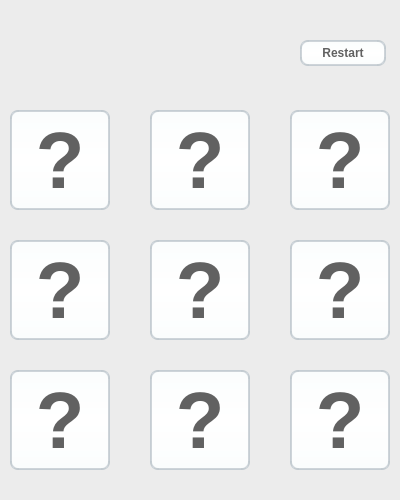
<?xml version="1.0" encoding="UTF-8"?>
<ui version="4.0">
 <class>MainWindow</class>
 <widget class="QMainWindow" name="MainWindow">
  <property name="geometry">
   <rect>
    <x>0</x>
    <y>0</y>
    <width>400</width>
    <height>500</height>
   </rect>
  </property>
  <property name="minimumSize">
   <size>
    <width>400</width>
    <height>500</height>
   </size>
  </property>
  <property name="maximumSize">
   <size>
    <width>400</width>
    <height>500</height>
   </size>
  </property>
  <property name="baseSize">
   <size>
    <width>400</width>
    <height>500</height>
   </size>
  </property>
  <property name="cursor">
   <cursorShape>ArrowCursor</cursorShape>
  </property>
  <property name="mouseTracking">
   <bool>false</bool>
  </property>
  <property name="tabletTracking">
   <bool>false</bool>
  </property>
  <property name="focusPolicy">
   <enum>Qt::FocusPolicy::NoFocus</enum>
  </property>
  <property name="windowTitle">
   <string>Tic Tac Toe</string>
  </property>
  <property name="windowOpacity">
   <double>1.000000000000000</double>
  </property>
  <property name="autoFillBackground">
   <bool>false</bool>
  </property>
  <property name="styleSheet">
   <string notr="true">/*
 * MacOS Style Sheet for QT Applications
 * Author: Jaime A. Quiroga P.
 * Company: GTRONICK
 * Last updated: 25/12/2020, 23:10.
 * Available at: https://github.com/GTRONICK/QSS/blob/master/MacOS.qss
 */
QMainWindow {
    background-color:#ececec;
}
QPushButton, QToolButton, QCommandLinkButton{
    padding: 0 5px 0 5px;
    border-style: solid;
    border-top-color: qlineargradient(spread:pad, x1:0, y1:0, x2:0, y2:1, stop:0 #c1c9cf, stop:1 #d2d8dd);
    border-right-color: qlineargradient(spread:pad, x1:1, y1:0, x2:0, y2:0, stop:0 #c1c9cf, stop:1 #d2d8dd);
    border-bottom-color: qlineargradient(spread:pad, x1:0, y1:1, x2:0, y2:0, stop:0 #c1c9cf, stop:1 #d2d8dd);
    border-left-color: qlineargradient(spread:pad, x1:0, y1:0, x2:1, y2:0, stop:0 #c1c9cf, stop:1 #d2d8dd);
    border-width: 2px;
    border-radius: 8px;
    color: #616161;
    font-weight: bold;
    background-color: qlineargradient(spread:pad, x1:0.5, y1:0, x2:0.5, y2:1, stop:0 #fbfdfd, stop:0.5 #ffffff, stop:1 #fbfdfd);
}
QPushButton::default, QToolButton::default, QCommandLinkButton::default{
    border: 2px solid transparent;
    color: #FFFFFF;
    background-color: qlineargradient(spread:pad, x1:0.5, y1:0, x2:0.5, y2:1, stop:0 #84afe5, stop:1 #1168e4);
}
QPushButton:hover, QToolButton:hover, QCommandLinkButton:hover{
    color: #3d3d3d;
}
QPushButton:pressed, QToolButton:pressed, QCommandLinkButton:pressed{
    color: #aeaeae;
    background-color: qlineargradient(spread:pad, x1:0.5, y1:0, x2:0.5, y2:1, stop:0 #ffffff, stop:0.5 #fbfdfd, stop:1 #ffffff);
}
QPushButton:disabled, QToolButton:disabled, QCommandLinkButton:disabled{
    color: #616161;
    background-color: qlineargradient(spread:pad, x1:0.5, y1:0, x2:0.5, y2:1, stop:0 #dce7eb, stop:0.5 #e0e8eb, stop:1 #dee7ec);
}
QLineEdit, QTextEdit, QPlainTextEdit, QSpinBox, QDoubleSpinBox, QTimeEdit, QDateEdit, QDateTimeEdit {
    border-width: 2px;
    border-radius: 8px;
    border-style: solid;
    border-top-color: qlineargradient(spread:pad, x1:0.5, y1:1, x2:0.5, y2:0, stop:0 #c1c9cf, stop:1 #d2d8dd);
    border-right-color: qlineargradient(spread:pad, x1:0, y1:0, x2:1, y2:0, stop:0 #c1c9cf, stop:1 #d2d8dd);
    border-bottom-color: qlineargradient(spread:pad, x1:0.5, y1:0, x2:0.5, y2:1, stop:0 #c1c9cf, stop:1 #d2d8dd);
    border-left-color: qlineargradient(spread:pad, x1:1, y1:0, x2:0, y2:0, stop:0 #c1c9cf, stop:1 #d2d8dd);
    background-color: #f4f4f4;
    color: #3d3d3d;
}
QLineEdit:focus, QTextEdit:focus, QPlainTextEdit:focus, QSpinBox:focus, QDoubleSpinBox:focus, QTimeEdit:focus, QDateEdit:focus, QDateTimeEdit:focus {
    border-width: 2px;
    border-radius: 8px;
    border-style: solid;
    border-top-color: qlineargradient(spread:pad, x1:0.5, y1:1, x2:0.5, y2:0, stop:0 #85b7e3, stop:1 #9ec1db);
    border-right-color: qlineargradient(spread:pad, x1:0, y1:0, x2:1, y2:0, stop:0 #85b7e3, stop:1 #9ec1db);
    border-bottom-color: qlineargradient(spread:pad, x1:0.5, y1:0, x2:0.5, y2:1, stop:0 #85b7e3, stop:1 #9ec1db);
    border-left-color: qlineargradient(spread:pad, x1:1, y1:0, x2:0, y2:0, stop:0 #85b7e3, stop:1 #9ec1db);
    background-color: #f4f4f4;
    color: #3d3d3d;
}
QLineEdit:disabled, QTextEdit:disabled, QPlainTextEdit:disabled, QSpinBox:disabled, QDoubleSpinBox:disabled, QTimeEdit:disabled, QDateEdit:disabled, QDateTimeEdit:disabled {
    color: #b9b9b9;
}
QSpinBox::up-button, QDoubleSpinBox::up-button, QTimeEdit::up-button, QDateEdit::up-button, QDateTimeEdit::up-button {
    subcontrol-origin: padding;
    subcontrol-position: top right;
    width: 15px;
    color: #272727;
    border-left-width: 1px;
    border-left-color: darkgray;
    border-left-style: solid;
    border-top-right-radius: 3px;
    padding: 3px;
}
QSpinBox::down-button, QDoubleSpinBox::down-button, QTimeEdit::down-button, QDateEdit::down-button, QDateTimeEdit::down-button {
    subcontrol-origin: padding;
    subcontrol-position: bottom right;
    width: 15px;
    color: #272727;
    border-left-width: 1px;
    border-left-color: darkgray;
    border-left-style: solid;
    border-bottom-right-radius: 3px;
    padding: 3px;
}
QSpinBox::up-button:pressed, QDoubleSpinBox::up-button:pressed, QTimeEdit::up-button:pressed, QDateEdit::up-button:pressed, QDateTimeEdit::up-button:pressed {
    color: #aeaeae;
    background-color: qlineargradient(spread:pad, x1:0.5, y1:0, x2:0.5, y2:1, stop:0 #ffffff, stop:0.5 #fbfdfd, stop:1 #ffffff);
}
QSpinBox::down-button:pressed, QDoubleSpinBox::down-button:pressed, QTimeEdit::down-button:pressed, QDateEdit::down-button:pressed, QDateTimeEdit::down-button:pressed {
    color: #aeaeae;
    background-color: qlineargradient(spread:pad, x1:0.5, y1:0, x2:0.5, y2:1, stop:0 #ffffff, stop:0.5 #fbfdfd, stop:1 #ffffff);
}
QSpinBox::up-button:hover, QDoubleSpinBox::up-button:hover, QTimeEdit::up-button:hover, QDateEdit::up-button:hover, QDateTimeEdit::up-button:hover {
    color: #FFFFFF;
    border-top-right-radius: 5px;
    background-color: qlineargradient(spread:pad, x1:0.5, y1:0, x2:0.5, y2:1, stop:0 #84afe5, stop:1 #1168e4);
    
}
QSpinBox::down-button:hover, QDoubleSpinBox::down-button:hover, QTimeEdit::down-button:hover, QDateEdit::down-button:hover, QDateTimeEdit::down-button:hover {
    color: #FFFFFF;
    border-bottom-right-radius: 5px;
    background-color: qlineargradient(spread:pad, x1:0.5, y1:0, x2:0.5, y2:1, stop:0 #84afe5, stop:1 #1168e4);
}
QSpinBox::up-arrow, QDoubleSpinBox::up-arrow, QTimeEdit::up-arrow, QDateEdit::up-arrow, QDateTimeEdit::up-arrow {
    image: url(/usr/share/icons/Adwaita/16x16/actions/go-up-symbolic.symbolic.png);
}
QSpinBox::down-arrow, QDoubleSpinBox::down-arrow, QTimeEdit::down-arrow, QDateEdit::down-arrow, QDateTimeEdit::down-arrow {
    image: url(/usr/share/icons/Adwaita/16x16/actions/go-down-symbolic.symbolic.png);
}
QProgressBar {
    max-height: 8px;
    text-align: center;
    font: italic bold 11px;
    color: #3d3d3d;
    border: 1px solid transparent;
    border-radius:4px;
    background-color: qlineargradient(spread:pad, x1:0, y1:0, x2:0, y2:1, stop:0 #ddd5d5, stop:0.5 #dad3d3, stop:1 #ddd5d5);
}
QProgressBar::chunk {
    background-color: qlineargradient(spread:pad, x1:0, y1:0, x2:0, y2:1, stop:0 #467dd1, stop:0.5 #3b88fc, stop:1 #467dd1);
    border-radius: 4px;
}
QProgressBar:disabled {
    color: #616161;
}
QProgressBar::chunk:disabled {
    background-color: #aeaeae;
}
QSlider::groove {
    border: 1px solid #bbbbbb;
    background-color: #52595d;
    border-radius: 4px;
}
QSlider::groove:horizontal {
    height: 6px;
}
QSlider::groove:vertical {
    width: 6px;
}
QSlider::handle:horizontal {
    background: #ffffff;
    border-style: solid;
    border-width: 1px;
    border-color: rgb(207,207,207);
    width: 12px;
    margin: -5px 0;
    border-radius: 7px;
}
QSlider::handle:vertical {
    background: #ffffff;
    border-style: solid;
    border-width: 1px;
    border-color: rgb(207,207,207);
    height: 12px;
    margin: 0 -5px;
    border-radius: 7px;
}
QSlider::add-page, QSlider::sub-page {
    border: 1px transparent;
    background-color: #52595d;
    border-radius: 4px;
}
QSlider::add-page:horizontal {
    background: qlineargradient(spread:pad, x1:0, y1:0, x2:0, y2:1, stop:0 #ddd5d5, stop:0.5 #dad3d3, stop:1 #ddd5d5);
}
QSlider::sub-page:horizontal {
    background-color: qlineargradient(spread:pad, x1:0, y1:0, x2:1, y2:0, stop:0 #467dd1, stop:0.5 #3b88fc, stop:1 #467dd1);
}
QSlider::add-page:vertical {
    background-color: qlineargradient(spread:pad, x1:0, y1:0, x2:0, y2:1, stop:0 #467dd1, stop:0.5 #3b88fc, stop:1 #467dd1);
}
QSlider::sub-page:vertical {
    background: qlineargradient(spread:pad, x1:0, y1:0, x2:1, y2:0, stop:0 #ddd5d5, stop:0.5 #dad3d3, stop:1 #ddd5d5);
}
QSlider::add-page:horizontal:disabled, QSlider::sub-page:horizontal:disabled, QSlider::add-page:vertical:disabled, QSlider::sub-page:vertical:disabled {
    background: #b9b9b9;
}
QComboBox, QFontComboBox {
    border-width: 2px;
    border-radius: 8px;
    border-style: solid;
    border-top-color: qlineargradient(spread:pad, x1:0.5, y1:1, x2:0.5, y2:0, stop:0 #c1c9cf, stop:1 #d2d8dd);
    border-right-color: qlineargradient(spread:pad, x1:0, y1:0, x2:1, y2:0, stop:0 #c1c9cf, stop:1 #d2d8dd);
    border-bottom-color: qlineargradient(spread:pad, x1:0.5, y1:0, x2:0.5, y2:1, stop:0 #c1c9cf, stop:1 #d2d8dd);
    border-left-color: qlineargradient(spread:pad, x1:1, y1:0, x2:0, y2:0, stop:0 #c1c9cf, stop:1 #d2d8dd);
    background-color: #f4f4f4;
    color: #272727;
    padding-left: 5px;
}
QComboBox:editable, QComboBox:!editable, QComboBox::drop-down:editable, QComboBox:!editable:on, QComboBox::drop-down:editable:on {
    background: #ffffff;
}
QComboBox::drop-down {
    subcontrol-origin: padding;
    subcontrol-position: top right;
    width: 15px;
    color: #272727;
    border-left-width: 1px;
    border-left-color: darkgray;
    border-left-style: solid;
    border-top-right-radius: 3px;
    border-bottom-right-radius: 3px;
}
QComboBox::down-arrow {
    image: url(/usr/share/icons/Adwaita/16x16/actions/go-down-symbolic.symbolic.png); /*Adawaita icon thene*/
}

QComboBox::down-arrow:on {
    top: 1px;
    left: 1px;
}
QComboBox QAbstractItemView {
    border: 1px solid darkgray;
    border-radius: 8px;
    selection-background-color: #dadada;
    selection-color: #272727;
    color: #272727;
    background: white;
}
QLabel, QCheckBox, QRadioButton {
    color: #272727;
}
QCheckBox {
    padding: 2px;
}
QCheckBox:disabled, QRadioButton:disabled {
    color: #808086;
    padding: 2px;
}

QCheckBox:hover {
    border-radius:4px;
    border-style:solid;
    padding-left: 1px;
    padding-right: 1px;
    padding-bottom: 1px;
    padding-top: 1px;
    border-width:1px;
    border-color: transparent;
}
QCheckBox::indicator:checked {
    image: url(/usr/share/icons/Adwaita/16x16/actions/object-select-symbolic.symbolic.png);
    height: 15px;
    width: 15px;
    border-style:solid;
    border-width: 1px;
    border-color: #48a5fd;
    color: #ffffff;
    border-radius: 3px;
    background-color: qlineargradient(spread:pad, x1:0, y1:0, x2:0, y2:1, stop:0 #48a5fd, stop:0.5 #329cfb, stop:1 #48a5fd);
}
QCheckBox::indicator:unchecked {
    
    height: 15px;
    width: 15px;
    border-style:solid;
    border-width: 1px;
    border-color: #48a5fd;
    border-radius: 3px;
    background-color: #fbfdfa;
}
QLCDNumber {
    color: #616161;;
}
QMenuBar {
    background-color: #ececec;
}
QMenuBar::item {
    color: #616161;
    spacing: 3px;
    padding: 1px 4px;
    background-color: #ececec;
}

QMenuBar::item:selected {
    background-color: #dadada;
    color: #3d3d3d;
}
QMenu {
    background-color: #ececec;
}
QMenu::item:selected {
    background-color: #dadada;
    color: #3d3d3d;
}
QMenu::item {
    color: #616161;;
    background-color: #e0e0e0;
}
QTabWidget {
    color:rgb(0,0,0);
    background-color:#000000;
}
QTabWidget::pane {
    border-color: #050a0e;
    background-color: #e0e0e0;
    border-width: 1px;
    border-radius: 4px;
    position: absolute;
    top: -0.5em;
    padding-top: 0.5em;
}

QTabWidget::tab-bar {
    alignment: center;
}

QTabBar::tab {
    border-bottom: 1px solid #c0c0c0;
    padding: 3px;
    color: #272727;
    background-color: #fefefc;
    margin-left:0px;
}
QTabBar::tab:!last {
    border-right: 1px solid;
    border-right-color: #c0c0c0;
    border-bottom-color: #c0c0c0;
}
QTabBar::tab:first {
    border-top-left-radius: 4px;
    border-bottom-left-radius: 4px;
}
QTabBar::tab:last {
    border-top-right-radius: 4px;
    border-bottom-right-radius: 4px;
}
QTabBar::tab:selected, QTabBar::tab:last:selected, QTabBar::tab:hover {
    color: #FFFFFF;
    background-color: qlineargradient(spread:pad, x1:0.5, y1:0, x2:0.5, y2:1, stop:0 #84afe5, stop:1 #1168e4);
}
QRadioButton::indicator {
    height: 14px;
    width: 14px;
    border-style:solid;
    border-radius:7px;
    border-width: 1px;
}
QRadioButton::indicator:checked {
    border-color: #48a5fd;
    background-color: qradialgradient(cx:0.5, cy:0.5, radius:0.4,fx:0.5, fy:0.5, stop:0 #ffffff, stop:0.5 #ffffff, stop:0.6 #48a5fd, stop:1 #48a5fd);
}
QRadioButton::indicator:!checked {
    border-color: #a9b7c6;
    background-color: #fbfdfa;
}
QStatusBar {
    color:#027f7f;
}

QDial {
    background: #16a085;
}

QToolBox {
    color: #a9b7c6;
    background-color: #222b2e;
}
QToolBox::tab {
    color: #a9b7c6;
    background-color:#222b2e;
}
QToolBox::tab:selected {
    color: #FFFFFF;
    background-color:#222b2e;
}
QScrollArea {
    color: #FFFFFF;
    background-color:#222b2e;
}

QScrollBar:horizontal {
	max-height: 10px;
	border: 1px transparent grey;
	margin: 0px 20px 0px 20px;
	background: transparent;
}
QScrollBar:vertical {
	max-width: 10px;
	border: 1px transparent grey;
	margin: 20px 0px 20px 0px;
	background: transparent;
}
QScrollBar::handle:vertical, QScrollBar::handle:horizontal {
	background: #52595d;
	border-style: transparent;
	border-radius: 4px;
	min-height: 25px;
}
QScrollBar::handle:horizontal:hover, QScrollBar::handle:vertical:hover {
	background: qlineargradient(spread:pad, x1:0, y1:0, x2:1, y2:0, stop:0 #467dd1, stop:0.5 #3b88fc, stop:1 #467dd1);
}
QScrollBar::add-line, QScrollBar::sub-line {
    border: 2px transparent grey;
    border-radius: 4px;
    subcontrol-origin: margin;
    background: #b9b9b9;
}
QScrollBar::add-line:horizontal {
    width: 20px;
    subcontrol-position: right;
}
QScrollBar::add-line:vertical {
    height: 20px;
    subcontrol-position: bottom;
}
QScrollBar::sub-line:horizontal {
    width: 20px;
    subcontrol-position: left;
}
QScrollBar::sub-line:vertical {
    height: 20px;
    subcontrol-position: top;
}
QScrollBar::add-line:vertical:pressed, QScrollBar::add-line:horizontal:pressed, QScrollBar::sub-line:horizontal:pressed, QScrollBar::sub-line:vertical:pressed {
    background: qlineargradient(spread:pad, x1:0, y1:0, x2:1, y2:0, stop:0 #467dd1, stop:0.5 #3b88fc, stop:1 #467dd1);
}
QScrollBar::add-page:horizontal, QScrollBar::sub-page:horizontal, QScrollBar::add-page:vertical, QScrollBar::sub-page:vertical {
    background: none;
}
QScrollBar::up-arrow:vertical {
    image: url(/usr/share/icons/Adwaita/16x16/actions/go-up-symbolic.symbolic.png);
}
QScrollBar::down-arrow:vertical {
    image: url(/usr/share/icons/Adwaita/16x16/actions/go-down-symbolic.symbolic.png);
}
QScrollBar::left-arrow:horizontal {
    image: url(/usr/share/icons/Adwaita/16x16/actions/go-previous-symbolic.symbolic.png);
}
QScrollBar::right-arrow:horizontal {
    image: url(/usr/share/icons/Adwaita/16x16/actions/go-next-symbolic.symbolic.png);
}</string>
  </property>
  <property name="animated">
   <bool>true</bool>
  </property>
  <property name="documentMode">
   <bool>true</bool>
  </property>
  <property name="tabShape">
   <enum>QTabWidget::TabShape::Rounded</enum>
  </property>
  <property name="dockNestingEnabled">
   <bool>false</bool>
  </property>
  <widget class="QWidget" name="centralwidget">
   <widget class="QPushButton" name="btn1">
    <property name="geometry">
     <rect>
      <x>10</x>
      <y>110</y>
      <width>100</width>
      <height>100</height>
     </rect>
    </property>
    <property name="minimumSize">
     <size>
      <width>100</width>
      <height>100</height>
     </size>
    </property>
    <property name="maximumSize">
     <size>
      <width>100</width>
      <height>100</height>
     </size>
    </property>
    <property name="font">
     <font>
      <pointsize>60</pointsize>
      <bold>true</bold>
     </font>
    </property>
    <property name="cursor">
     <cursorShape>PointingHandCursor</cursorShape>
    </property>
    <property name="text">
     <string>?</string>
    </property>
    <property name="flat">
     <bool>true</bool>
    </property>
   </widget>
   <widget class="QPushButton" name="btn4">
    <property name="geometry">
     <rect>
      <x>10</x>
      <y>240</y>
      <width>100</width>
      <height>100</height>
     </rect>
    </property>
    <property name="minimumSize">
     <size>
      <width>100</width>
      <height>100</height>
     </size>
    </property>
    <property name="maximumSize">
     <size>
      <width>100</width>
      <height>100</height>
     </size>
    </property>
    <property name="font">
     <font>
      <pointsize>60</pointsize>
      <bold>true</bold>
     </font>
    </property>
    <property name="text">
     <string>?</string>
    </property>
    <property name="flat">
     <bool>true</bool>
    </property>
   </widget>
   <widget class="QPushButton" name="btn7">
    <property name="geometry">
     <rect>
      <x>10</x>
      <y>370</y>
      <width>100</width>
      <height>100</height>
     </rect>
    </property>
    <property name="minimumSize">
     <size>
      <width>100</width>
      <height>100</height>
     </size>
    </property>
    <property name="maximumSize">
     <size>
      <width>100</width>
      <height>100</height>
     </size>
    </property>
    <property name="font">
     <font>
      <pointsize>60</pointsize>
      <bold>true</bold>
     </font>
    </property>
    <property name="text">
     <string>?</string>
    </property>
    <property name="flat">
     <bool>true</bool>
    </property>
   </widget>
   <widget class="QPushButton" name="btn8">
    <property name="geometry">
     <rect>
      <x>150</x>
      <y>370</y>
      <width>100</width>
      <height>100</height>
     </rect>
    </property>
    <property name="minimumSize">
     <size>
      <width>100</width>
      <height>100</height>
     </size>
    </property>
    <property name="maximumSize">
     <size>
      <width>100</width>
      <height>100</height>
     </size>
    </property>
    <property name="font">
     <font>
      <pointsize>60</pointsize>
      <bold>true</bold>
     </font>
    </property>
    <property name="text">
     <string>?</string>
    </property>
    <property name="flat">
     <bool>true</bool>
    </property>
   </widget>
   <widget class="QPushButton" name="btn5">
    <property name="geometry">
     <rect>
      <x>150</x>
      <y>240</y>
      <width>100</width>
      <height>100</height>
     </rect>
    </property>
    <property name="minimumSize">
     <size>
      <width>100</width>
      <height>100</height>
     </size>
    </property>
    <property name="maximumSize">
     <size>
      <width>100</width>
      <height>100</height>
     </size>
    </property>
    <property name="font">
     <font>
      <pointsize>60</pointsize>
      <bold>true</bold>
     </font>
    </property>
    <property name="text">
     <string>?</string>
    </property>
    <property name="flat">
     <bool>true</bool>
    </property>
   </widget>
   <widget class="QPushButton" name="btn2">
    <property name="geometry">
     <rect>
      <x>150</x>
      <y>110</y>
      <width>100</width>
      <height>100</height>
     </rect>
    </property>
    <property name="minimumSize">
     <size>
      <width>100</width>
      <height>100</height>
     </size>
    </property>
    <property name="maximumSize">
     <size>
      <width>100</width>
      <height>100</height>
     </size>
    </property>
    <property name="font">
     <font>
      <pointsize>60</pointsize>
      <bold>true</bold>
     </font>
    </property>
    <property name="text">
     <string>?</string>
    </property>
    <property name="flat">
     <bool>true</bool>
    </property>
   </widget>
   <widget class="QPushButton" name="btn9">
    <property name="geometry">
     <rect>
      <x>290</x>
      <y>370</y>
      <width>100</width>
      <height>100</height>
     </rect>
    </property>
    <property name="minimumSize">
     <size>
      <width>100</width>
      <height>100</height>
     </size>
    </property>
    <property name="maximumSize">
     <size>
      <width>100</width>
      <height>100</height>
     </size>
    </property>
    <property name="font">
     <font>
      <pointsize>60</pointsize>
      <bold>true</bold>
     </font>
    </property>
    <property name="text">
     <string>?</string>
    </property>
    <property name="flat">
     <bool>true</bool>
    </property>
   </widget>
   <widget class="QPushButton" name="btn6">
    <property name="geometry">
     <rect>
      <x>290</x>
      <y>240</y>
      <width>100</width>
      <height>100</height>
     </rect>
    </property>
    <property name="minimumSize">
     <size>
      <width>100</width>
      <height>100</height>
     </size>
    </property>
    <property name="maximumSize">
     <size>
      <width>100</width>
      <height>100</height>
     </size>
    </property>
    <property name="font">
     <font>
      <pointsize>60</pointsize>
      <bold>true</bold>
     </font>
    </property>
    <property name="text">
     <string>?</string>
    </property>
    <property name="flat">
     <bool>true</bool>
    </property>
   </widget>
   <widget class="QPushButton" name="btn3">
    <property name="geometry">
     <rect>
      <x>290</x>
      <y>110</y>
      <width>100</width>
      <height>100</height>
     </rect>
    </property>
    <property name="minimumSize">
     <size>
      <width>100</width>
      <height>100</height>
     </size>
    </property>
    <property name="maximumSize">
     <size>
      <width>100</width>
      <height>100</height>
     </size>
    </property>
    <property name="font">
     <font>
      <pointsize>60</pointsize>
      <bold>true</bold>
     </font>
    </property>
    <property name="text">
     <string>?</string>
    </property>
    <property name="flat">
     <bool>true</bool>
    </property>
   </widget>
   <widget class="QLabel" name="lblTurn">
    <property name="geometry">
     <rect>
      <x>20</x>
      <y>30</y>
      <width>91</width>
      <height>41</height>
     </rect>
    </property>
    <property name="font">
     <font>
      <bold>true</bold>
     </font>
    </property>
    <property name="text">
     <string/>
    </property>
   </widget>
   <widget class="QLabel" name="lblWinner">
    <property name="geometry">
     <rect>
      <x>160</x>
      <y>30</y>
      <width>91</width>
      <height>41</height>
     </rect>
    </property>
    <property name="font">
     <font>
      <bold>true</bold>
     </font>
    </property>
    <property name="text">
     <string/>
    </property>
   </widget>
   <widget class="QPushButton" name="btnRestart">
    <property name="geometry">
     <rect>
      <x>300</x>
      <y>40</y>
      <width>86</width>
      <height>26</height>
     </rect>
    </property>
    <property name="text">
     <string>Restart</string>
    </property>
    <property name="flat">
     <bool>true</bool>
    </property>
   </widget>
  </widget>
 </widget>
 <resources/>
 <connections/>
</ui>
